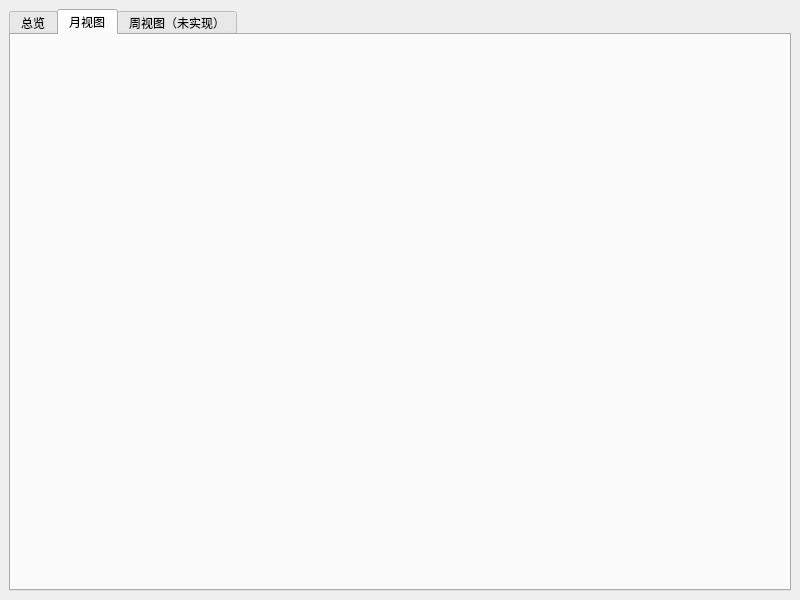
<?xml version="1.0" encoding="UTF-8"?>
<ui version="4.0">
 <class>MainWindow</class>
 <widget class="QMainWindow" name="MainWindow">
  <property name="geometry">
   <rect>
    <x>0</x>
    <y>0</y>
    <width>800</width>
    <height>600</height>
   </rect>
  </property>
  <property name="windowTitle">
   <string>Dayflow</string>
  </property>
  <widget class="QWidget" name="centralWidget">
   <layout class="QVBoxLayout">
    <item>
     <widget class="QTabWidget" name="tabWidget">
      <property name="currentIndex">
       <number>1</number>
      </property>
      <widget class="QWidget" name="tab_3">
       <attribute name="title">
        <string>总览</string>
       </attribute>
       <layout class="QVBoxLayout" name="verticalLayout">
        <item>
         <widget class="QTableView" name="tableView"/>
        </item>
        <item>
         <layout class="QHBoxLayout">
          <item>
           <widget class="QPushButton" name="addButton">
            <property name="text">
             <string>添加</string>
            </property>
           </widget>
          </item>
          <item>
           <widget class="QPushButton" name="editButton">
            <property name="text">
             <string>编辑</string>
            </property>
           </widget>
          </item>
          <item>
           <widget class="QPushButton" name="deleteButton">
            <property name="text">
             <string>删除</string>
            </property>
           </widget>
          </item>
          <item>
           <widget class="QPushButton" name="filterButton">
            <property name="text">
             <string>筛选</string>
            </property>
           </widget>
          </item>
         </layout>
        </item>
       </layout>
      </widget>
      <widget class="QWidget" name="monthTab">
       <attribute name="title">
        <string>月视图</string>
       </attribute>
       <widget class="QWidget" name="verticalLayoutWidget">
        <property name="geometry">
         <rect>
          <x>0</x>
          <y>0</y>
          <width>501</width>
          <height>411</height>
         </rect>
        </property>
        <layout class="QVBoxLayout" name="verticalLayout_2">
         <item>
          <widget class="QWidget" name="monthView" native="true">
           <property name="styleSheet">
            <string notr="true"/>
           </property>
          </widget>
         </item>
        </layout>
       </widget>
      </widget>
      <widget class="QWidget" name="tab_5">
       <attribute name="title">
        <string>周视图（未实现）</string>
       </attribute>
      </widget>
     </widget>
    </item>
   </layout>
  </widget>
 </widget>
 <resources/>
 <connections/>
</ui>
